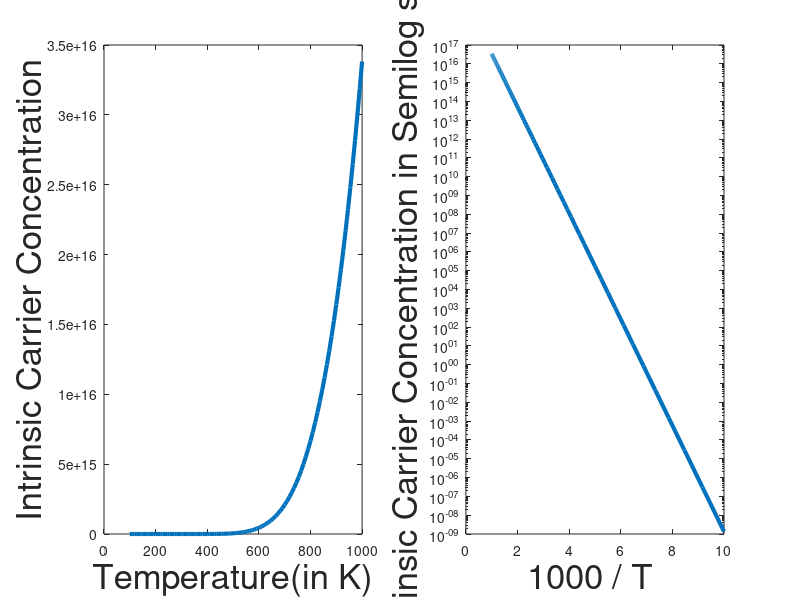

MATLAB code for this plot:
#To clear the text and close all windows
clc; clear; close;

#Declaring Constants
e = 1.602e-19
h = 6.626e-34
kb = 1.3806e-23
Eg = 1.12 * e

#Given Effective Density of States for Conduction Band
Nc = 2.8e19;

#Given Effective Density of States for Valence Band
Nv = 1.8e19;

#Declaring the temperature array
T = linspace(100, 1000, 100)

#Calculating the equivalent x-axis values for temperature
T_for_x_axis = 1000 ./ T;

#Loop to calculate the Intrinsic Carrier Concentration for each temperature element
for i = 1 : length(T)

    #As discussed in class
    Ni(i) = (Nv * Nc)^(0.5) * exp((-1 * Eg) / (2 * kb * T(i)))

endfor

#Plot for Ni vs T
#Plot 
subplot(1, 2, 1), plot(T, Ni, 'linewidth', 3)

hold on

#Label for x-axis
xlabel('Temperature(in K)', 'fontsize', 25);

#Label for y-axis
ylabel('Intrinsic Carrier Concentration', 'fontsize', 25);

#Plot for Ni vs 1000 / T
#Semilog Plot
subplot(1, 2, 2), semilogy(T_for_x_axis, Ni, 'linewidth', 3)

hold off

#Label for x-axis
xlabel("1000 / T ", 'fontsize', 25);

#Label for y-axis
ylabel("Intrinsic Carrier Concentration in Semilog scale", 'fontsize', 25);